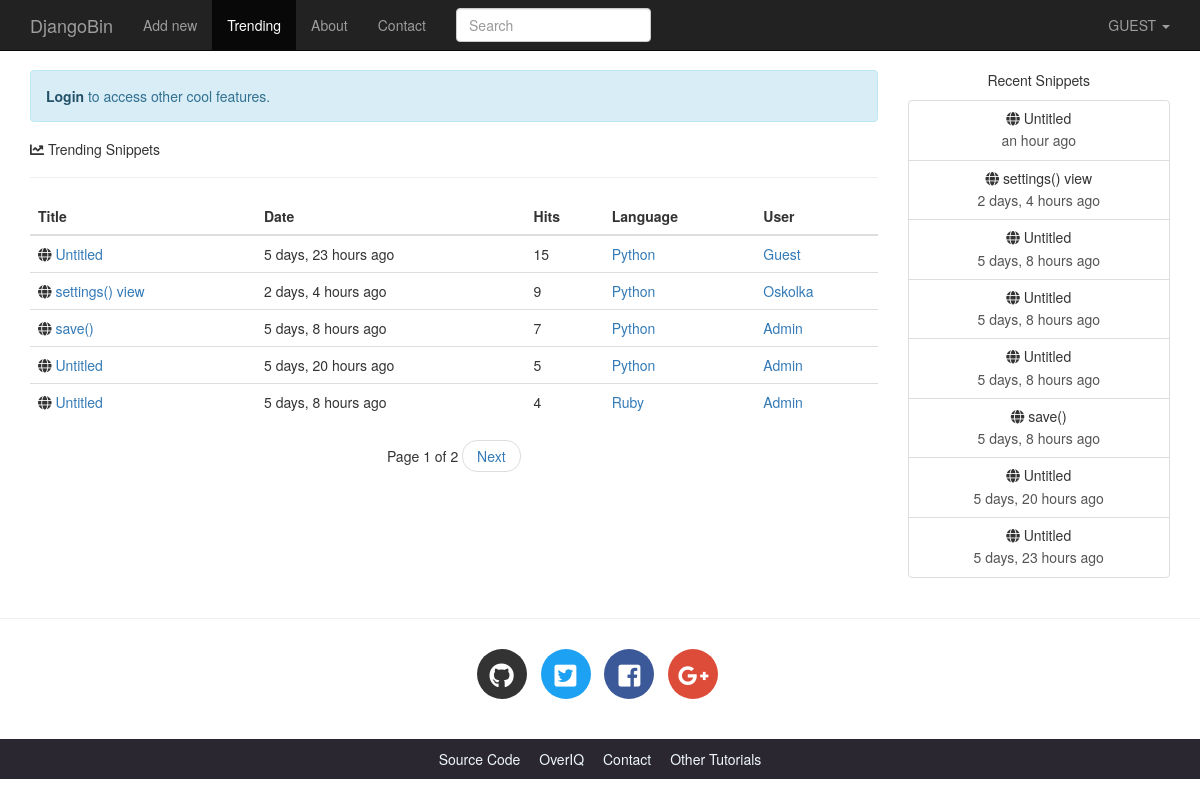
The page /trending/ on the database its author committed.
### djangobin/models.py (models this page shows, shortened)
class Snippet(models.Model):
    title = models.CharField(max_length=200, blank=True)
    original_code = models.TextField()
    highlighted_code = models.TextField(blank=True, help_text="Read only field. Will contain the \
                                    syntax-highlited version of the original code.")
    expiration = models.CharField(max_length=10, choices=Pref.expiration_choices)
    exposure = models.CharField(max_length=10, choices=Pref.exposure_choices)
    hits = models.IntegerField(default=0, help_text='Read only field. Willd be updated after every visit to snippet.')
    slug = models.SlugField(help_text='Read only field. Will be updated automatically.')
    created_on = models.DateTimeField(auto_now_add=True)
    language = models.ForeignKey(Language, on_delete=models.CASCADE)
    user = models.ForeignKey(User, on_delete=models.CASCADE)
    tags = models.ManyToManyField('Tag', blank=True)
    def get_absolute_url(self):
        return reverse('djangobin:snippet_detail', args=[self.slug])
    class Meta:
        ordering = ['-created_on']

class Language(models.Model):
    name = models.CharField(max_length=100)
    lang_code = models.CharField(max_length=100, unique=True, verbose_name='Language Code')
    slug = models.SlugField(max_length=100, unique=True)
    mime = models.CharField(max_length=100, help_text='MIME to use when sending snipper as file')
    file_extension = models.CharField(max_length=10)
    created_on = models.DateTimeField(auto_now_add=True)
    updated_on = models.DateTimeField(auto_now=True)
    def __str__(self):
        return self.name
    class Meta:
        ordering = ['name']

### djangobin/views.py (the view)
# urls.py: path('trending/', views.trending_snippets, name='trending_snippets'),
def trending_snippets(request, language_slug=''):
    lang = None
    snippets = Snippet.objects
    if language_slug:
        snippets = snippets.filter(language__slug=language_slug)
        lang = get_object_or_404(Language, slug=language_slug)
    snippet_list = get_list_or_404(snippets.filter(exposure='public').order_by('-hits'))
    snippets = paginate_result(request, snippet_list, 5)
    return render(request, 'djangobin/trending.html', {'snippets': snippets, 'lang': lang})

### djangobin/context_processors.py (called while the page is built)
def recent_snippets(request):
    return dict(recent_snippets=Snippet.objects.filter(exposure='public').order_by('-id')[:8])

### djangobin/models.py (called while the page is built)
    def get_absolute_url(self):
        return reverse('djangobin:profile', args=[self.user.username])

### djangobin/utils.py (called while the page is built)
def paginate_result(request, object_list, item_per_page):
    paginator = Paginator(object_list, item_per_page)
    page = request.GET.get('page')
    try:
        results = paginator.page(page)
    except PageNotAnInteger:
        results = paginator.page(1)
    except EmptyPage:
        results = paginator.page(paginator.num_pages)
    return results

### djangobin/templates/djangobin/trending.html (shortened to what this page needs)
{% extends 'djangobin/base.html' %}
{% load static %}
{% load humanize %}
{% block main %}
    <h5><i class="fas fa-chart-line"></i> Trending {{ lang.name }} Snippets</h5>
    <hr>
    <table class="table">
        <thead>
        <tr>
            <th>Title</th>
            <th>Date</th>
            <th>Hits</th>
            <th>Language</th>
            <th>User</th>
        </tr>
        </thead>
        <tbody>
        {% for snippet in snippets %}
            <tr>
                <td><i class="fas fa-globe"></i>
                    <a href="{{ snippet.get_absolute_url }}">{{ snippet.title }}</a>
                </td>
                <td title="{{ snippet.created_on }}">{{ snippet.created_on|naturaltime }}</td>
                <td>{{ snippet.hits }}</td>
                <td><a href="{% url 'djangobin:trending_snippets' snippet.language.slug  %}">{{ snippet.language }}</a></td>
                {% if not snippet.user.profile.private %}
                    <td><a href="{{ snippet.user.profile.get_absolute_url }}">{{ snippet.user.username|title }}</a></td>
                {% else %}
                    <td>-</td>
                {% endif %}
            </tr>
        {% empty %}
            <tr class="text-center">
                <td colspan="4">There are no snippets.</td>
            </tr>
        {% endfor %}
        </tbody>
    </table>
    {% if snippets.paginator.num_pages > 1 %}
        <nav aria-label="...">
            <ul class="pager">
                <li>Page {{ snippets.number }} of {{ snippets.paginator.num_pages }}</li>
                {% if snippets.has_next %}
                    <li><a href="?page={{ snippets.next_page_number }}">Next</a></li>
                {% endif %}
            </ul>
        </nav>
    {% endif %}
{% endblock %}

### djangobin/templates/djangobin/base.html (shortened to what this page needs)
<!DOCTYPE html>
<html lang="en">
<head>
    {% load static %}
    {% load humanize %}
    <link rel="stylesheet" href="{% static 'djangobin/css/bootstrap.min.css' %}" >
    <link rel="stylesheet" href="{% static 'djangobin/css/bootstrap-select.min.css' %}" >
    <link href="https://use.fontawesome.com/releases/v5.0.7/css/all.css" rel="stylesheet">
    <link rel="stylesheet" href="{% static 'djangobin/css/main.css' %}">
    <link rel="stylesheet" href="{% static 'djangobin/css/default.css' %}">
</head>
<body>
<nav class="navbar navbar-default navbar-inverse navbar-fixed-top">
    <div class="container">
        <div class="navbar-header">
            <a class="navbar-brand" href="{% url 'djangobin:index' %}">DjangoBin</a>
        </div>
        <div class="collapse navbar-collapse" id="bs-example-navbar-collapse-1">
            <ul class="nav navbar-nav">
                <li {% if request.path == '/' %}class='active'{% endif %} >
                    <a href="{% url 'djangobin:index' %}">Add new</a>
                </li>
                <li {% if request.path == '/trending/' %}class='active'{% endif %}>
                     <a href="{% url 'djangobin:trending_snippets' %}">Trending<span class="sr-only">(current)</span></a>
                </li>
                <li {% if request.path == '/about/' %}class='active'{% endif %}>
                    <a href="">About</a>
                </li>
                <li {% if request.path == '/contact/' %}class='active'{% endif %}>
                    <a href="{% url 'djangobin:contact' %}">Contact</a>
                </li>
            </ul>
            <form action="" class="navbar-form navbar-left" method="get">
                <div class="form-group">
                    <input type="text" name="query" class="form-control" placeholder="Search" value="">
                </div>
            </form>
            <ul class="nav navbar-nav navbar-right">
                <li class="dropdown">
                    <a href="#" class="dropdown-toggle" data-toggle="dropdown" role="button"
                       aria-haspopup="true" aria-expanded="false">
                        {% if request.user.is_authenticated %}
                            {{ request.user.username|upper }}
                        {% else %}
                            GUEST
                        {% endif %}
                        <span class="caret"></span>
                    </a>
                </li>
            </ul>
        </div>
    </div>
</nav>
<div class="container">
    <div class="row">
        <div class="col-lg-9 col-md-9">
            {% if not request.user.is_authenticated and not request.path == '/login/'  %}
                <p class="alert alert-info">
                  <a href="{% url 'djangobin:login' %}?next={{ request.path }}" class="alert-link">Login</a> to access other cool features.
                </p>
            {% endif %}
            {% block main %}{% endblock %}
        </div>
        <div class="col-lg-3 col-md-3 text-center hidden-sm hidden-xs">
            <p>Recent Snippets</p>
            <div class="list-group">
              {% for recent_snippet in recent_snippets %}
                  <a href="{{ recent_snippet.get_absolute_url }}" class="list-group-item">
                      <h5 class="list-group-item-heading"><span class="fa fa-globe
"></span> {{ recent_snippet.title }}</h5>
                      <p class="list-group-item-text">{{ recent_snippet.created_on|naturaltime }}</p>
                  </a>
              {% endfor %}
            </div>
        </div>
    </div>
</div>
<hr>
<footer>
    <div class="social-icons">
        <div class="container text-center">
            <ul class="list-inline">
                <li class="list-inline-item social-github">
                    <a href="https://github.com/">
                        <i class="fab fa-github"></i>
                    </a>
                </li>
                <li class="list-inline-item social-twitter">
                    <a href="https://twitter.com/">
                        <i class="fab fa-twitter-square"></i>
                    </a>
                </li>
                <li class="list-inline-item social-facebook">
                    <a href="https://www.facebook.com/">
                        <i class="fab fa-facebook-square"></i>
                    </a>
                </li>
                <li class="list-inline-item social-google-plus">
                    <a href="https://plus.google.com/">
                        <i class="fab fa-google-plus-g"></i>
                    </a>
                </li>
            </ul>
        </div>
    </div>
    <div class="main-footer">
        <div class="container text-center">
            <ul>
                <li><a href="#">Source Code</a></li>
                <li><a href="#">OverIQ</a></li>
                <li><a href="#">Contact</a></li>
                <li><a href="#">Other Tutorials</a></li>
            </ul>
        </div>
    </div>
</footer>
</body>
</html>

### djangobin/static/djangobin/css/main.css (style rules this page uses)
body { padding-top: 70px; }
.social-icons { margin: 30px 0; }
footer .social-icons ul.list-inline li a { display: block; width: 50px; height: 50px; color: #fff; border-radius: 100%; font-size: 25px; line-height: 50px; }
footer .social-icons ul.list-inline li.social-github a { background-color: #333; transition: all .2s ease-in-out; }
footer .social-icons ul.list-inline li.social-twitter a { background-color: #1da1f2; transition: all .2s ease-in-out; }
footer .social-icons ul.list-inline li.social-facebook a { background-color: #3b5998; transition: all .2s ease-in-out; }
footer .social-icons ul.list-inline li.social-google-plus a { background-color: #dd4b39; transition: all .2s ease-in-out; }
.main-footer { background-color: #2a2730; }
.main-footer ul { margin-top: 10px; padding-left: 0; }
.main-footer li { display: inline; }
.main-footer li a { color: aliceblue; }
.main-footer li+ li { margin-left: 15px; }

### rows shown on the page
Snippet: title "Untitled", created_on "5 days, 23 hours ago", hits "15", language "Python", user.username "Guest"
Snippet: title "settings() view", created_on "2 days, 4 hours ago", hits "9", language "Python", user.username "Oskolka"
Snippet: title "save()", created_on "5 days, 8 hours ago", hits "7", language "Python", user.username "Admin"
Snippet: title "Untitled", created_on "5 days, 20 hours ago", hits "5", language "Python", user.username "Admin"
Snippet: title "Untitled", created_on "5 days, 8 hours ago", hits "4", language "Ruby", user.username "Admin"
Snippet: title "Untitled", created_on "an hour ago"
Snippet: title "Untitled", created_on "5 days, 8 hours ago"
Snippet: title "Untitled", created_on "5 days, 8 hours ago"

### other values the page prints
{{ snippets.number }} "1"
{{ snippets.paginator.num_pages }} "2"
